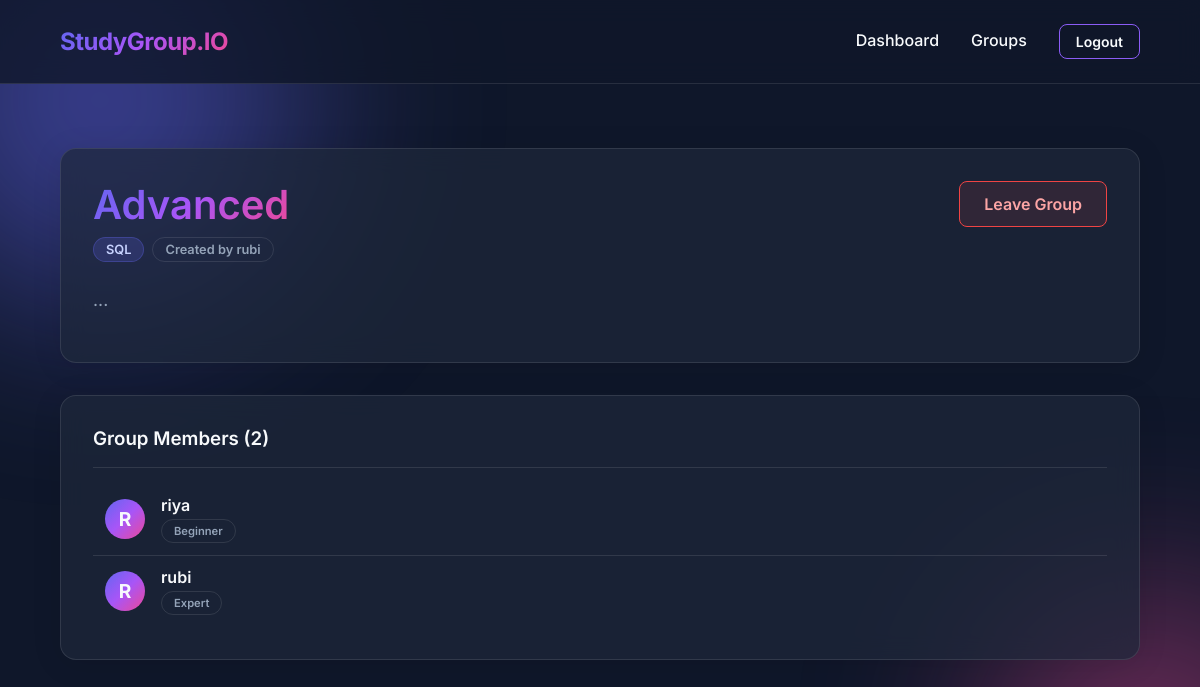
/group/2 (signed in), run on the app's committed database.
### tables this page shows
CREATE TABLE groups (
    id INTEGER PRIMARY KEY AUTOINCREMENT,
    name TEXT NOT NULL,
    description TEXT,
    subject_id INTEGER NOT NULL,
    creator_id INTEGER NOT NULL,
    created_at TIMESTAMP DEFAULT CURRENT_TIMESTAMP,
    FOREIGN KEY (subject_id) REFERENCES subjects (id),
    FOREIGN KEY (creator_id) REFERENCES users (id)
);

CREATE TABLE subjects (
    id INTEGER PRIMARY KEY AUTOINCREMENT,
    name TEXT UNIQUE NOT NULL
);

CREATE TABLE users (
    id INTEGER PRIMARY KEY AUTOINCREMENT,
    username TEXT UNIQUE NOT NULL,
    password_hash TEXT NOT NULL,
    skill_level TEXT NOT NULL
);

CREATE TABLE group_members (
    group_id INTEGER NOT NULL,
    user_id INTEGER NOT NULL,
    joined_at TIMESTAMP DEFAULT CURRENT_TIMESTAMP,
    PRIMARY KEY (group_id, user_id),
    FOREIGN KEY (group_id) REFERENCES groups (id) ON DELETE CASCADE,
    FOREIGN KEY (user_id) REFERENCES users (id) ON DELETE CASCADE
);

### routes/groups_route.py (the view)
@groups_bp.route('/group/<int:group_id>')
def group_detail(group_id):
    user = get_current_user()
    if not user:
        return redirect(url_for('auth.login'))
    group = get_group_details(group_id)
    if not group:
        flash('Group not found.', 'error')
        return redirect(url_for('groups.groups'))
    members = get_group_members(group_id)
    is_member = check_is_member(members, user['username'])
    return render_template('group_detail.html', group=group, members=members, is_member=is_member)

### app.py (called while the page is built)
@app.teardown_appcontext
def close_connection(exception):
    db = getattr(g, '_database', None)
    if db is not None:
        db.close()

@app.context_processor
def inject_user():
    return dict(current_user=get_current_user())

### database.py (called while the page is built)
def get_db():
    db = getattr(g, '_database', None)
    if db is None:
        db = g._database = sqlite3.connect(DATABASE)
        db.row_factory = sqlite3.Row
        db.execute('PRAGMA foreign_keys = ON')
    return db

def query_db(query, args=(), one=False):
    db = get_db()
    cur = db.execute(query, args)
    rv = cur.fetchall()
    db.commit()
    cur.close()
    return (rv[0] if rv else None) if one else rv

### services/authentication.py (called while the page is built)
def get_current_user():
    if 'user_id' in session:
        return query_db('SELECT * FROM users WHERE id = ?', (session['user_id'],), one=True)
    return None

### services/groups.py (called while the page is built)
def get_group_details(group_id):
    return query_db('''
        SELECT g.*, s.name as subject_name, u.username as creator_name
        FROM groups g
        JOIN subjects s ON g.subject_id = s.id
        JOIN users u ON g.creator_id = u.id
        WHERE g.id = ?
    ''', (group_id,), one=True)

def get_group_members(group_id):
    return query_db('''
        SELECT u.username, u.skill_level, gm.joined_at
        FROM users u
        JOIN group_members gm ON u.id = gm.user_id
        WHERE gm.group_id = ?
    ''', (group_id,))

def check_is_member(members, username):
    return any(m['username'] == username for m in members)

### templates/group_detail.html
{% extends "base.html" %}
{% block content %}
<div class="glass-card" style="margin-bottom: 2rem;">
    <div style="display: flex; justify-content: space-between; align-items: flex-start;">
        <div>
            <h1 style="margin-bottom: 0.5rem;">{{ group['name'] }}</h1>
            <div style="display: flex; gap: 0.5rem; margin-bottom: 1.5rem;">
                <span class="badge badge-subject">{{ group['subject_name'] }}</span>
                <span class="badge badge-outline">Created by {{ group['creator_name'] }}</span>
            </div>
            <p style="font-size: 1.1rem; max-width: 800px;">{{ group['description'] }}</p>
        </div>
        <div>
            {% if is_member %}
                <form action="{{ url_for('groups.leave_group', group_id=group['id']) }}" method="post" style="display: inline;">
                    <button type="submit" class="btn btn-danger">Leave Group</button>
                </form>
            {% else %}
                <form action="{{ url_for('groups.join_group', group_id=group['id']) }}" method="post" style="display: inline;">
                    <button type="submit" class="btn btn-primary">Join Group Now</button>
                </form>
            {% endif %}
        </div>
    </div>
</div>
<div class="glass-card">
    <h3 style="border-bottom: 1px solid var(--border-color); padding-bottom: 1rem; margin-bottom: 1rem;">Group Members ({{ members|length }})</h3>
    <ul class="member-list">
        {% for member in members %}
            <li class="member-item">
                <div class="member-avatar">{{ member['username'][0]|upper }}</div>
                <div>
                    <h4 style="margin: 0; font-size: 1rem;">{{ member['username'] }}</h4>
                    <span class="badge badge-outline" style="margin: 0.25rem 0 0 0; font-size: 0.7rem;">{{ member['skill_level'] }}</span>
                </div>
            </li>
        {% endfor %}
    </ul>
</div>
{% endblock %}

### static/css/style.css (style rules this page uses)
:root { --bg-color: #0f172a; --text-primary: #f8fafc; --text-secondary: #94a3b8; --primary-gradient: linear-gradient(135deg, #6366f1, #a855f7, #ec4899); --card-bg: rgba(30, 41, 59, 0.7); --border-color: rgba(255, 255, 255, 0.1); --glass-blur: blur(12px); --accent: #8b5cf6; --success: #10b981; --error: #ef4444; }
* { margin: 0; padding: 0; box-sizing: border-box; }
body { font-family: 'Inter', sans-serif; background-color: var(--bg-color); color: var(--text-primary); min-height: 100vh; display: flex; flex-direction: column; overflow-x: hidden; position: relative; }
body::before, body::after { content: ''; position: fixed; border-radius: 50%; filter: blur(100px); z-index: -1; opacity: 0.5; pointer-events: none; }
body::before { width: 400px; height: 400px; background: #6366f1; top: -100px; left: -100px; }
body::after { width: 300px; height: 300px; background: #ec4899; bottom: -100px; right: -100px; }
h1, h2, h3, h4 { font-weight: 600; margin-bottom: 1rem; line-height: 1.2; }
h1 { font-size: 2.5rem; background: var(--primary-gradient); -webkit-background-clip: text; -webkit-text-fill-color: transparent; display: inline-block; }
p { color: var(--text-secondary); line-height: 1.6; margin-bottom: 1rem; }
.glass-card { background: var(--card-bg); backdrop-filter: var(--glass-blur); border: 1px solid var(--border-color); border-radius: 16px; padding: 2rem; box-shadow: 0 4px 30px rgba(0, 0, 0, 0.1); transition: transform 0.3s ease, box-shadow 0.3s ease, border-color 0.3s ease; }
.btn { display: inline-flex; align-items: center; justify-content: center; padding: 0.75rem 1.5rem; border-radius: 8px; font-weight: 600; cursor: pointer; transition: all 0.3s ease; border: none; font-family: inherit; font-size: 1rem; text-align: center; gap: 0.5rem; }
.btn-danger { background: rgba(239, 68, 68, 0.1); border: 1px solid var(--error); color: #fca5a5; }
.badge { display: inline-block; padding: 0.25rem 0.75rem; border-radius: 9999px; font-size: 0.8rem; font-weight: 600; background: rgba(255, 255, 255, 0.1); border: 1px solid rgba(255, 255, 255, 0.2); }
.badge-subject { background: rgba(99, 102, 241, 0.2); color: #c7d2fe; border-color: rgba(99, 102, 241, 0.3); }
.badge-outline { background: transparent; color: var(--text-secondary); border: 1px solid var(--border-color); }
.member-list { list-style: none; margin-top: 1rem; }
.member-item { display: flex; align-items: center; gap: 1rem; padding: 0.75rem; border-bottom: 1px solid var(--border-color); }
.member-item:last-child { border-bottom: none; }
.member-avatar { width: 40px; height: 40px; border-radius: 50%; background: var(--primary-gradient); display: flex; align-items: center; justify-content: center; font-weight: bold; font-size: 1.2rem; }

### data on the page
groups: name "Advanced", description "..."
subjects: subject_name "SQL"
users: creator_name "rubi"
group_members: username "R", username "riya", skill_level "Beginner"
group_members: username "R", username "rubi", skill_level "Expert"

### other printed values
{{ members|length }} "2"
